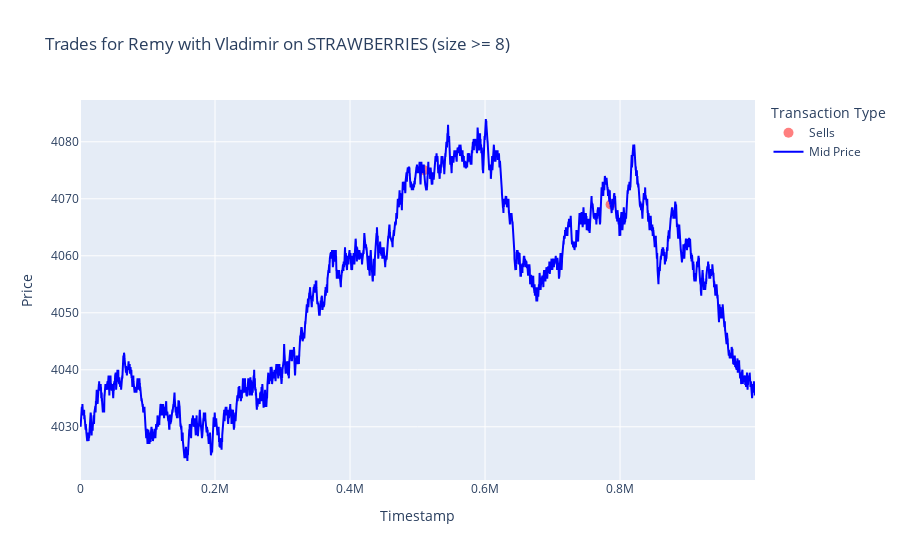
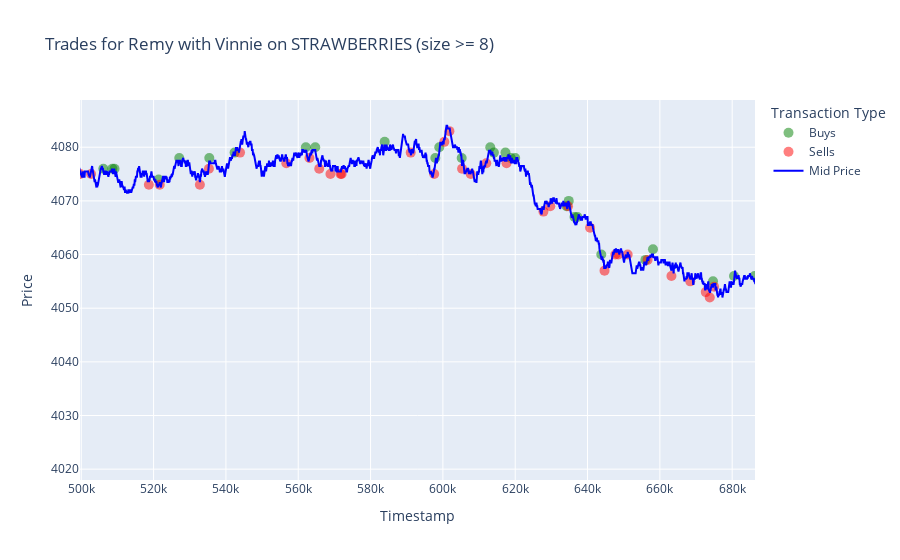
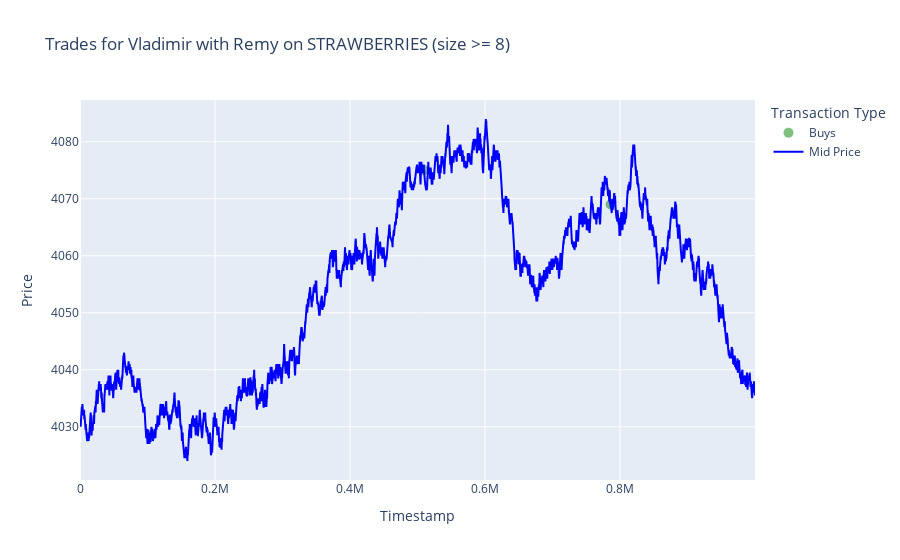
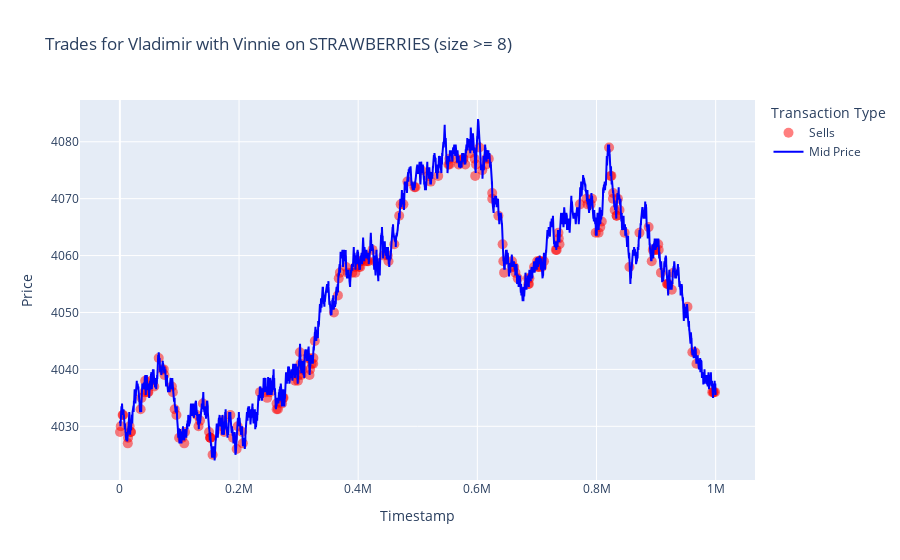

Notebook code cell kept with these figures, in order:
### Code cell
analyze_trades(trades_r3_d1[trades_r3_d1['symbol'].isin(prod_list)], prices_r3_d1[prices_r3_d1['product'].isin(prod_list)], size_threshold)

### Figure 1 — Plotly figure (JSON) as saved in the notebook; plotly's stock layout.template omitted (floating-point values rounded to 4 significant figures; data arrays with more than 128 entries replaced by an {"elided": "..."} marker saying what was removed)
{"data": [{"marker": {"color": "green", "opacity": 0.5, "size": 10}, "mode": "markers", "name": "Buys", "type": "scatter", "x": [], "y": []}, {"marker": {"color": "red", "opacity": 0.5, "size": 10}, "mode": "markers", "name": "Sells", "type": "scatter", "x": [509600, 786000], "y": [4075, 4069]}, {"line": {"color": "blue", "width": 2}, "mode": "lines", "name": "Mid Price", "type": "scatter", "x": {"elided": "10000 int values"}, "y": {"elided": "10000 float values"}}], "layout": {"autosize": true, "legend": {"title": {"text": "Transaction Type"}}, "title": {"text": "Trades for Remy with Vladimir on STRAWBERRIES (size >= 8)"}, "xaxis": {"autorange": true, "range": [0, 999900], "title": {"text": "Timestamp"}, "type": "linear"}, "yaxis": {"autorange": true, "range": [4021.0, 4087.0], "title": {"text": "Price"}, "type": "linear"}}}

### Figure 2 — Plotly figure (JSON) as saved in the notebook; plotly's stock layout.template omitted (floating-point values rounded to 4 significant figures; data arrays with more than 128 entries replaced by an {"elided": "..."} marker saying what was removed)
{"data": [{"marker": {"color": "green", "opacity": 0.5, "size": 10}, "mode": "markers", "name": "Buys", "type": "scatter", "x": {"elided": "171 int values"}, "y": {"elided": "171 int values"}}, {"marker": {"color": "red", "opacity": 0.5, "size": 10}, "mode": "markers", "name": "Sells", "type": "scatter", "x": {"elided": "184 int values"}, "y": {"elided": "184 int values"}}, {"line": {"color": "blue", "width": 2}, "mode": "lines", "name": "Mid Price", "type": "scatter", "x": {"elided": "10000 int values"}, "y": {"elided": "10000 float values"}}], "layout": {"autosize": true, "legend": {"title": {"text": "Transaction Type"}}, "title": {"text": "Trades for Remy with Vinnie on STRAWBERRIES (size >= 8)"}, "xaxis": {"autorange": false, "range": [499600.0, 686300.0], "title": {"text": "Timestamp"}, "type": "linear"}, "yaxis": {"autorange": false, "range": [4018.0, 4089.0], "title": {"text": "Price"}, "type": "linear"}}}

### Figure 3 — Plotly figure (JSON) as saved in the notebook; plotly's stock layout.template omitted (floating-point values rounded to 4 significant figures; data arrays with more than 128 entries replaced by an {"elided": "..."} marker saying what was removed)
{"data": [{"marker": {"color": "green", "opacity": 0.5, "size": 10}, "mode": "markers", "name": "Buys", "type": "scatter", "x": [509600, 786000], "y": [4075, 4069]}, {"marker": {"color": "red", "opacity": 0.5, "size": 10}, "mode": "markers", "name": "Sells", "type": "scatter", "x": [], "y": []}, {"line": {"color": "blue", "width": 2}, "mode": "lines", "name": "Mid Price", "type": "scatter", "x": {"elided": "10000 int values"}, "y": {"elided": "10000 float values"}}], "layout": {"autosize": true, "legend": {"title": {"text": "Transaction Type"}}, "title": {"text": "Trades for Vladimir with Remy on STRAWBERRIES (size >= 8)"}, "xaxis": {"autorange": true, "range": [0, 999900], "title": {"text": "Timestamp"}, "type": "linear"}, "yaxis": {"autorange": true, "range": [4021.0, 4087.0], "title": {"text": "Price"}, "type": "linear"}}}

### Figure 4 — Plotly figure (JSON) as saved in the notebook; plotly's stock layout.template omitted (floating-point values rounded to 4 significant figures; data arrays with more than 128 entries replaced by an {"elided": "..."} marker saying what was removed)
{"data": [{"marker": {"color": "green", "opacity": 0.5, "size": 10}, "mode": "markers", "name": "Buys", "type": "scatter", "x": [], "y": []}, {"marker": {"color": "red", "opacity": 0.5, "size": 10}, "mode": "markers", "name": "Sells", "type": "scatter", "x": {"elided": "196 int values"}, "y": {"elided": "196 int values"}}, {"line": {"color": "blue", "width": 2}, "mode": "lines", "name": "Mid Price", "type": "scatter", "x": {"elided": "10000 int values"}, "y": {"elided": "10000 float values"}}], "layout": {"autosize": true, "legend": {"title": {"text": "Transaction Type"}}, "title": {"text": "Trades for Vladimir with Vinnie on STRAWBERRIES (size >= 8)"}, "xaxis": {"autorange": true, "range": [-64480.0, 1064000.0], "title": {"text": "Timestamp"}, "type": "linear"}, "yaxis": {"autorange": true, "range": [4019.0, 4087.0], "title": {"text": "Price"}, "type": "linear"}}}
